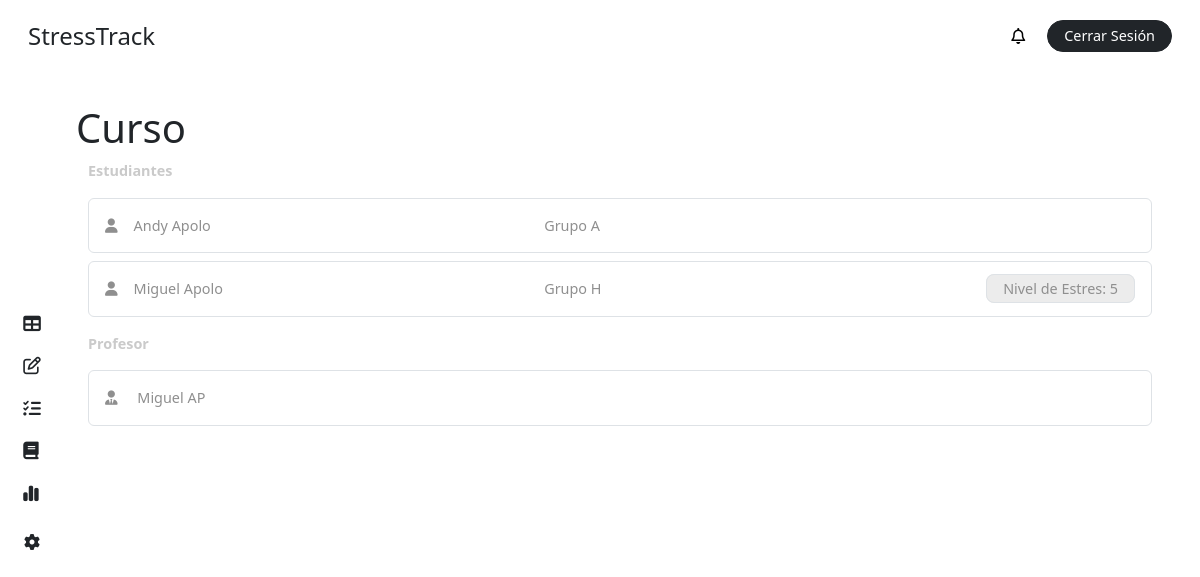
Page /course/ (signed in) on the earlier database version.
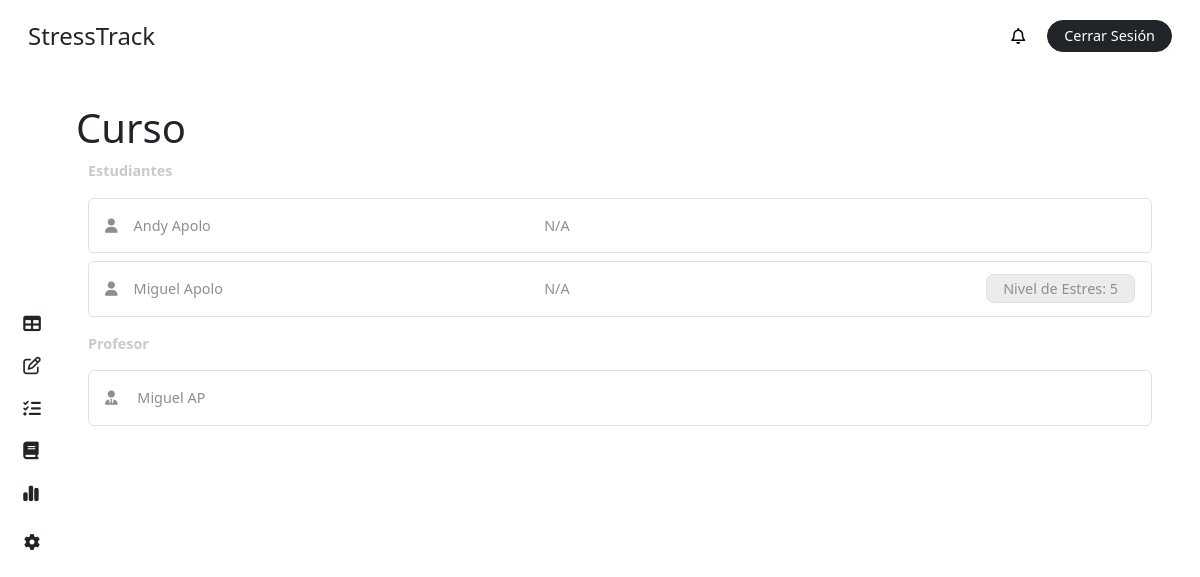
Same page on the later database version.
### stress/models.py (models this page shows, shortened)
class CustomUser(AbstractBaseUser, PermissionsMixin):
    ROLE_CHOICES = [
        ('student', 'Alumno'),
        ('teacher', 'Profesor'),
        ('superuser', 'Administrador'),
    ]
    first_name = models.CharField(max_length=50, blank=True)
    last_name = models.CharField(max_length=50, blank=True)
    dni = models.CharField(max_length=10, unique=True, blank=True, null=True)
    email = models.EmailField(unique=True)
    role = models.CharField(max_length=20, choices=ROLE_CHOICES, default='student')
    is_active = models.BooleanField(default=True)
    is_staff = models.BooleanField(default=False)
    stress = models.IntegerField(default=0)
    share_stress_level = models.BooleanField(default=False)
    recommendation = models.ForeignKey(Recommendation, on_delete=models.SET_NULL, null=True, blank=True, related_name='users')
    course = models.ForeignKey(Course, on_delete=models.CASCADE, related_name='students', null=True, blank=True)
    group = models.ForeignKey(Team, on_delete=models.CASCADE, related_name='members', null=True, blank=True)
    tests = models.ManyToManyField(Test, related_name='users', blank=True)
    objects = CustomUserManager()
    USERNAME_FIELD = 'email'
    REQUIRED_FIELDS = []

class Team(models.Model):
    name = models.CharField(max_length=20)
    course = models.ForeignKey(Course, on_delete=models.CASCADE, related_name='teams')
    def __str__(self):
        return f"{self.name}"

### stress/views.py (the view, shortened to what this page needs)
# urls.py: path('course/', views.course, name='course'),
@login_required
def course(request):
    user = request.user
    course = user.course if user.role == 'student' else user.teaching_courses.first()
    if course:
        students = course.students.filter(is_active=True).all()
        teacher = course.teacher
        groups = course.teams.all()
    else:
        students = None
        teacher = None
        groups = None
    context = {
        'students': students,
        'role': request.user.role,
        'groups': groups,
        'teacher': teacher,
        'course': course,
        'notifications': user.notifications.all(),
        'unread_notifications': user.notifications.filter(is_read=False).count(),
    }
    return render(request, 'dashboard/course.html', context)

### stress/templates/dashboard/course.html (shortened to what this page needs)
{% extends "base/dashboard_base.html" %}
{% block content %}
{% include "elements/dashboard_sidebar.html" with role=role %}
<main class="main p-4 pt-2 pe-5">
  <div class="my-4">
    <div class="row">
      <div class="col-11 p-0">
        <h1 class="m-0">Curso</h1>
      </div>
    </div>
    {% if not course %}
      {% if role == 'student' %}
        <div class="bg-inf p-3 rounded-2 text-gris my-4">
        <i class="fas fa-info-circle"></i> No estas matriculado a un curso por el
        momento.
        </div>
      {% else %}
        <div class="bg-inf p-3 rounded-2 text-gris my-4">
        <i class="fas fa-info-circle"></i> No estas asignado a un curso por el
        momento.
        </div>
      {% endif %}
    {% else %}
      <label class="text-grisillo fw-bold my-2">Estudiantes</label>
      {% if not students %}
        <div class="bg-inf p-3 rounded-2 text-gris">
          <i class="fas fa-info-circle"></i> No hay estudiantes matriculados por el momento.
        </div>
      {% else %}
        {% for student in students %}
            <div class="p-3 my-2 rounded-2 text-gris border border-1">
                <div class="row">
                    <div class="col-5">
                        <i class="fa-solid fa-user me-3"></i>{{ student.first_name }} {{ student.last_name }}
                    </div>
                    <div class="col-4">
                        {% if student.group %}
                            {{ student.group }}
                        {% else %}
                            N/A
                        {% endif %}
                    </div>
                    {% if role == 'student' %}
                        {% if student.share_stress_level %}
                            <div class="col-3 text-end">
                                <div
                                    class="ms-4 bg-color-grisillo py-1 px-3 border d-inline rounded-3 fs-7"
                                >
                                    Nivel de Estres: {{ student.stress }}
                                </div>
                            </div>
                        {% endif %}
                    {% endif %}
                </div>
            </div>
        {% endfor %}
      {% endif %}
      <label class="text-grisillo fw-bold my-2">Profesor</label>
      {% if teacher %}
            <div class="p-3 my-2 rounded-2 text-gris border border-1">
              <div class="row">
                <div class="col-12">
                  <i class="fa-solid fa-user-tie me-3"></i> {{ teacher.first_name }} {{ teacher.last_name }}
                </div>
              </div>
            </div>
      {% else %}
          <div class="bg-inf p-3 rounded-2 text-gris">
            <i class="fas fa-info-circle"></i> No hay un profesor asignado por el momento.
          </div>
      {% endif %}
    {% endif %}
  </div>
</main>
{% endblock %}

Differences in the rows shown:
changed CustomUser "Andy": group "Grupo A" → (not shown); now shows "N/A"
changed CustomUser (number 2 of 3 on the later page): group "Grupo H" → (not shown); now shows "N/A"
